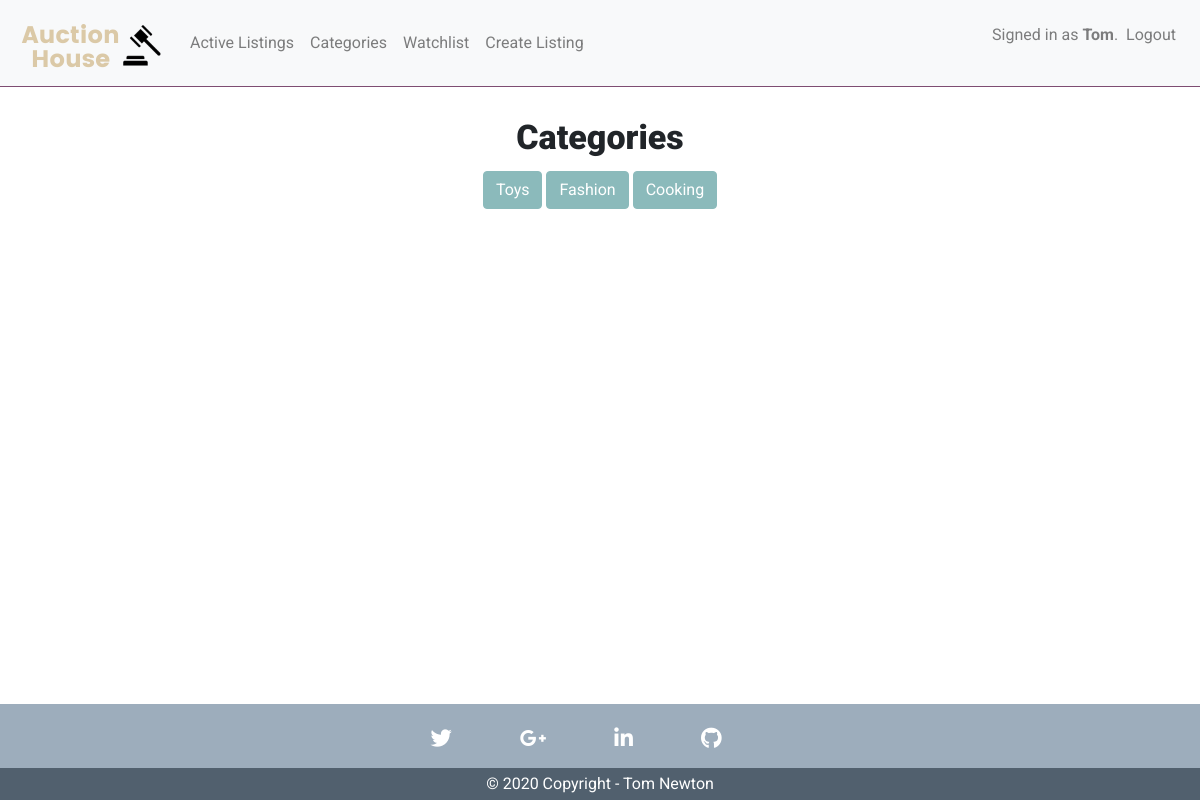
Before: /categories (signed in) with the older database file.
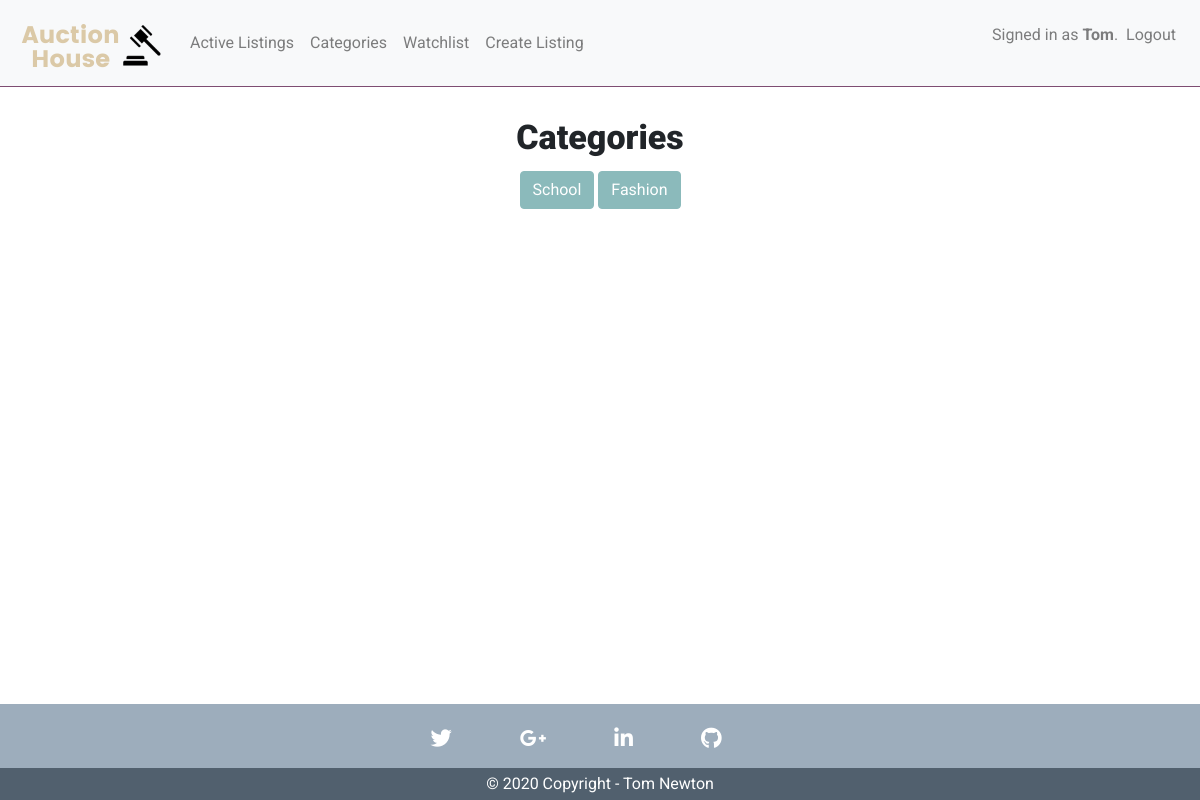
After: the same page with the newer database file.
### auctions/models.py (models this page shows)
class Category(models.Model):
    name = models.CharField(max_length=120, default='uncategorised')
    def __str__(self):
        return self.name

### auctions/views.py (the view)
# urls.py: path("categories", views.categories, name="categories"),
@login_required(login_url='login')
def categories(request):
    categories = Category.objects.all()
    if request.method == 'POST':
        category = request.POST["category"]
        auctions = Auction.objects.filter(category=category)
        context = {
            'categories':categories,
            'auctions':auctions,
        }
        print("The selected category is: ", category)
        print("The auctions with this category are: ", auctions)
        return render(request, "auctions/categories.html", context)
    else:
        context = {
            'categories':categories,
        }
        return render(request, "auctions/categories.html", context)

### auctions/templates/auctions/categories.html (shortened to what this page needs)
{% extends "auctions/layout.html" %}
{% load static %}
{% block body %}
<section id="auction_listings">
    <div class="title">
        <h1>Categories</h1>
            <div class="btn-group" role="group" aria-label="Basic example">
                {% for item in categories %}
                    <form action="{% url 'categories' %}" method="post">
                    <button type="submit" class="btn btn-secondary" name="category" value="{{item}}">{{item}}</button>
                    <form>
                {% endfor %}
            </div>
    </div>
</section>
{% endblock %}

Changed rows visible on the page:
removed Category: name "Toys"
removed Category: name "Cooking"
added Category: name "School"
